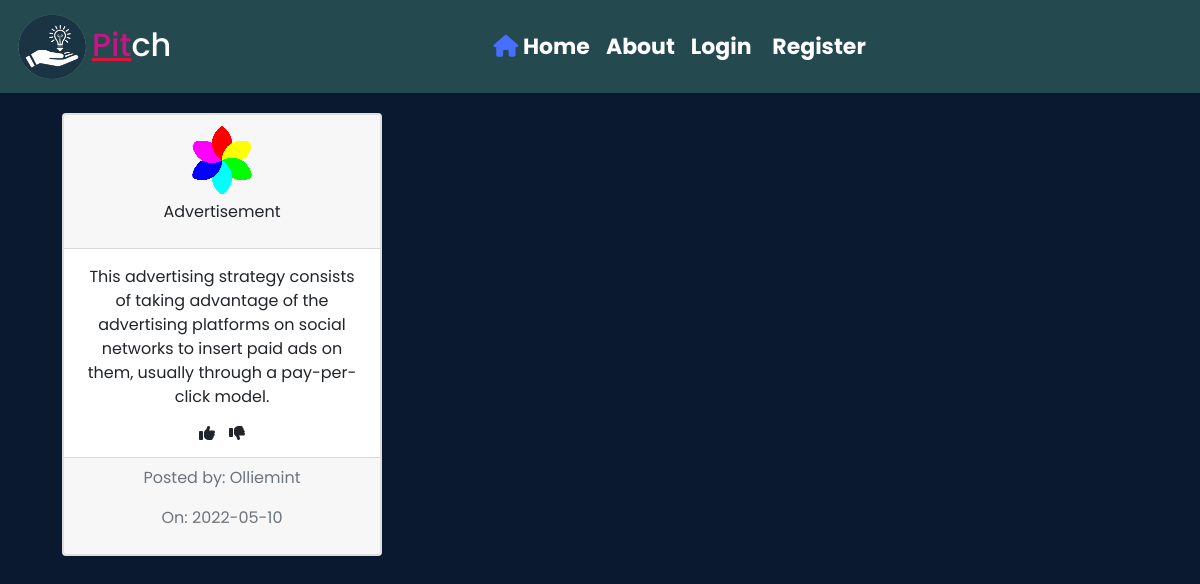
/pitch/6, run on the app's committed database.
### app/models.py (models this page shows, shortened)
class User(db.Model,UserMixin):
    id = db.Column(db.Integer,primary_key=True)
    username =db.Column(db.String(15),unique=True, nullable=False)
    email =db.Column(db.String(100),unique=True, nullable=False)
    avatar =db.Column(db.String(60), nullable=False, default ='default.jpg')
    password =db.Column(db.String(60), nullable=False)
    pitchs = db.relationship('Pitch',backref = 'author', lazy =True)

class Pitch(db.Model):
    id = db.Column(db.Integer,primary_key=True)
    title =db.Column(db.String(100), nullable=False)
    posted = db.Column(db.DateTime,nullable = False, default = datetime.utcnow)
    pitch = db.Column(db.Text, nullable = False)
    user_id = db.Column(db.Integer, db.ForeignKey('user.id'), nullable = False)

### app/routes.py (the view)
@app.route('/pitch/<int:pitch_id>')
def pitched(pitch_id):
    pitch = Pitch.query.get_or_404(pitch_id)
    return render_template('pitched.html', pitch= pitch)

### app/templates/pitched.html (shortened to what this page needs)
{%extends 'base.html' %}
{% block content %}
    <div class="card" style="width: 20rem;" id="cards">
        <div class="card text-center">
            <div class="card-header">
             <img class="rounded-circle" src="{{ url_for('static',filename='profiles/' + pitch.author.avatar) }}" alt="">
            <p>{{pitch.title}}</p>
            </div>
            <div class="card-body">
            <p class="card-text">{{pitch.pitch}}</p>
            <div class="vote">
                <i class="fa-solid fa-thumbs-up"></i>
                <i class="fa-solid fa-thumbs-down"></i>
            </div>
            </div>
            <div class="card-footer text-muted">
            <p>Posted by: {{pitch.author.username}}</p>
            <p>On: {{ pitch.posted.strftime('%Y-%m-%d') }}</p>
            </div>
        </div>
    </div>
{% endblock %}

### app/static/css/style.css (style rules this page uses)
* { box-sizing: border-box; font-family: 'Poppins', sans-serif; text-decoration: none; }
html { scroll-behavior: smooth; }
body { background-color: #0A192F; }
#cards { margin: 20px; }
.vote { display: flex; justify-content: center; gap: 5%; }

### data on the page
User: avatar (picture), author.username "Olliemint"
Pitch: title "Advertisement", pitch "This advertising strategy consists of taking advantage of the advertising platforms on social networks to insert paid ads on them, usually through a pay-per-click model.", posted "2022-05-10"
